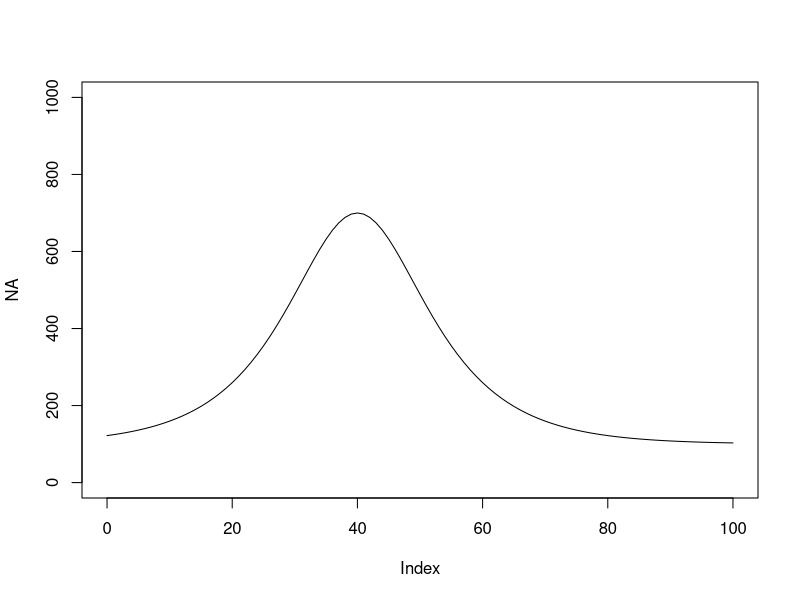
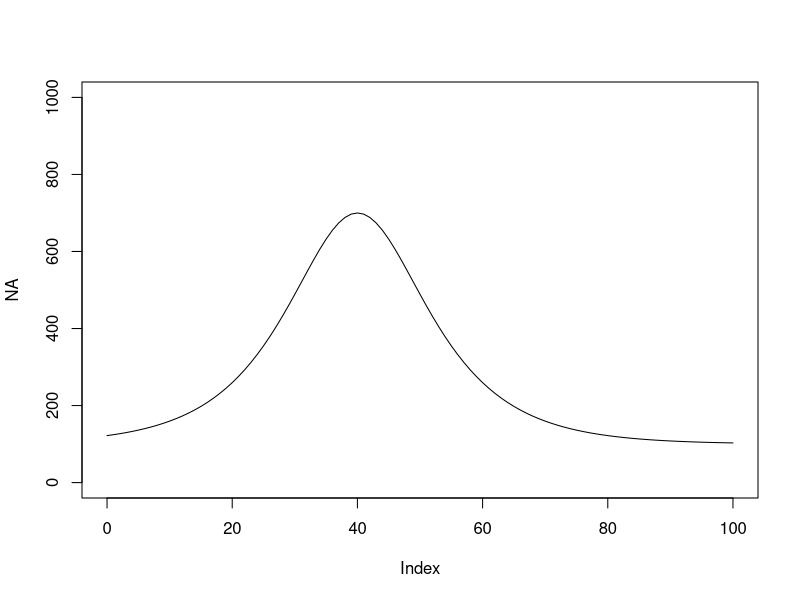
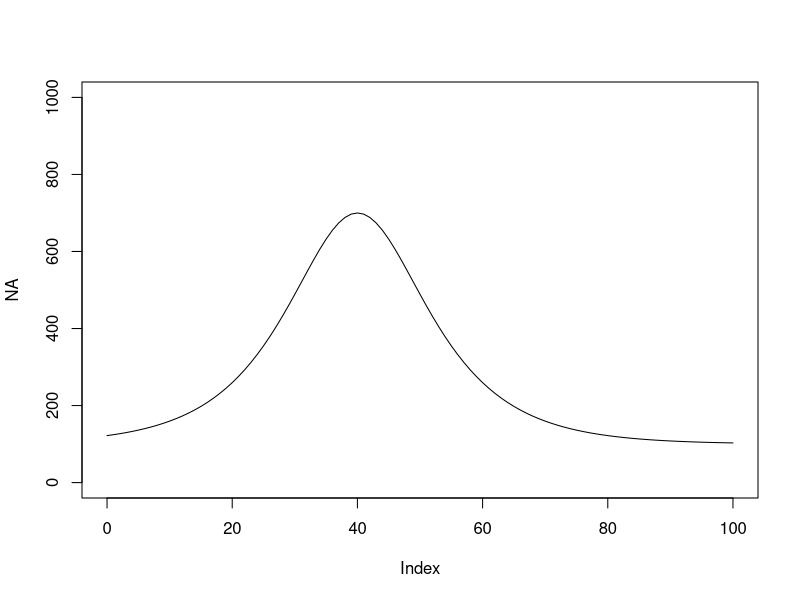
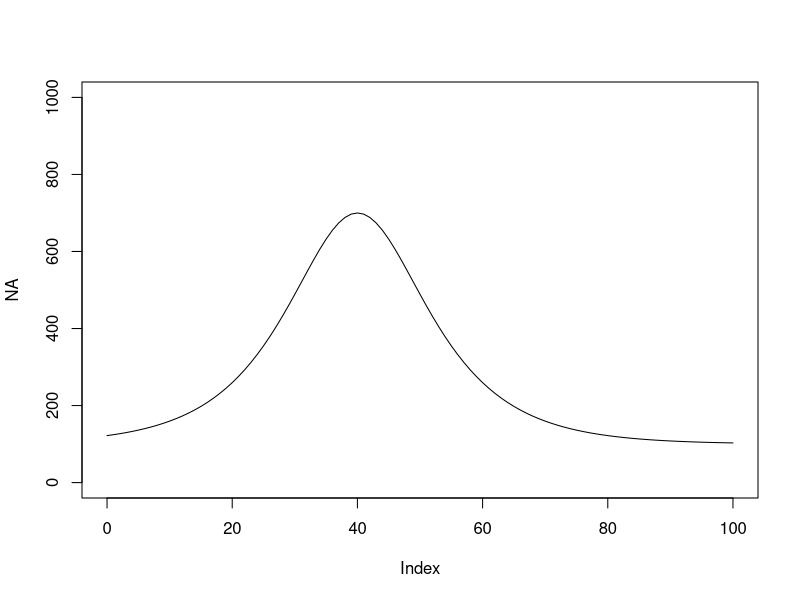
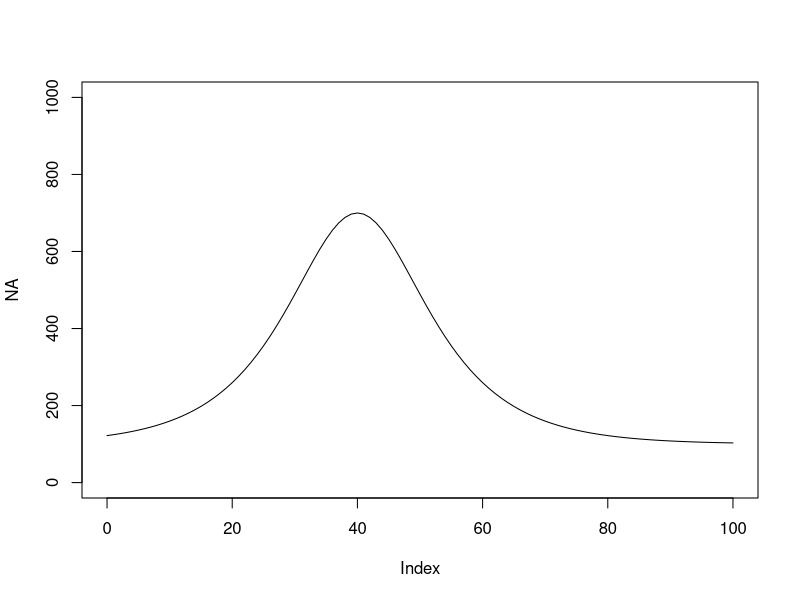
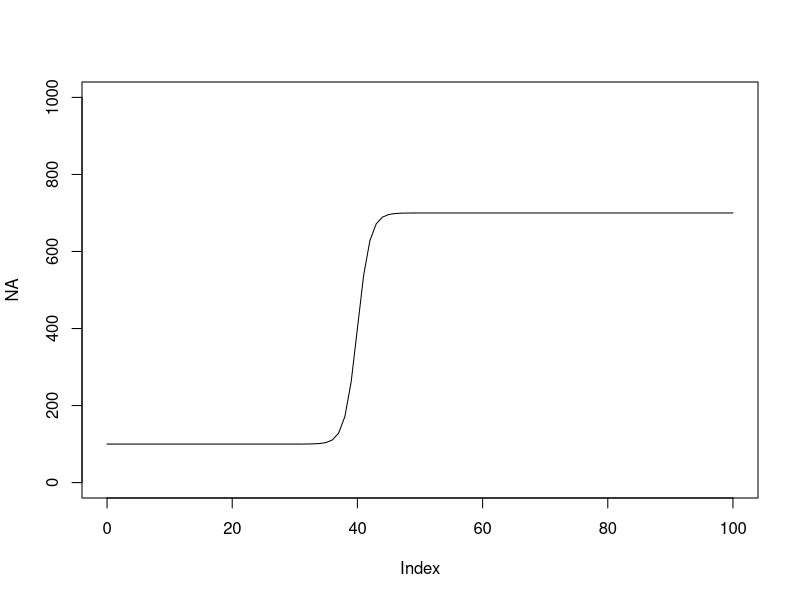
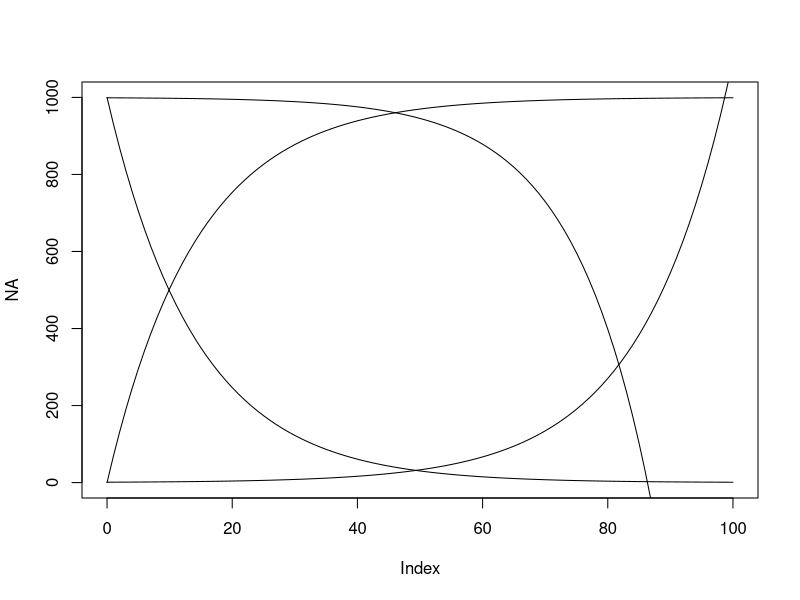
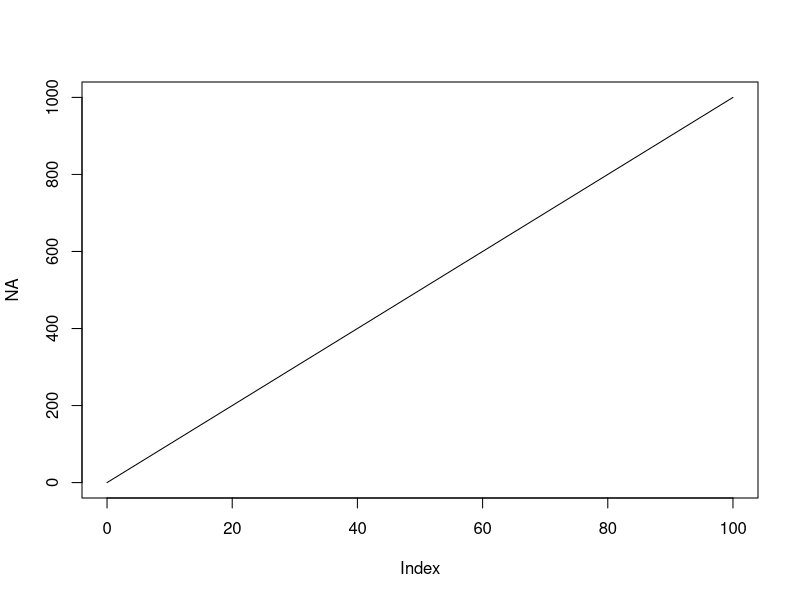

R code for these plots, in order:
##################################################################################
################################# BELL CURVES ####################################
##################################################################################

# a =  Valor base
# H =  Valor máximo do pico, excluindo "a", ou quando a = 0. (H>0  or  0<H<1  or  0<H<n)
# m =  Ponto no eixo x onde ocorrerá o pico (-Inf < m < Inf)
# s =  Largura da boca do "sino", semelhante ao desvio padrão em uma gaussiana (s > Inf)
# r =  Grau de assimetria (-1 < r < 1)
# p =  largura da parte de cima do "sino". Quão "fino" ele é. (p>0)


full_sech <- function(a, H, m, s, r, p, x){
  
  x_m <- (s/2) * log( (1+r) / (1-r)  )
  
  H_m <- exp( ( (r*p) / s) * x_m ) * (sqrt( 1-(r^2) )^p )
  
  sech <- function(x_2){
    2 / (exp(x_2) + exp(-x_2) )
  }
  
  a + (H/H_m) * exp( ( (r*p)/s ) * (x-(m-x_m)) ) * ( sech( ( (x - (m-x_m))/s ) )^p )
}


plot(NA, xlim = c(0,100), ylim = c(0,1000))
curve(full_sech(a = 100, H = 600, m = 40, s = 10, r = 0, p = 1, x), add = TRUE)


sech_symetrical_r0 <- function(a, H, m, s, p, x){
  
  x_m <- (s/2) * log( (1+0) / (1-0)  )
  
  H_m <- exp( ( (0*p) / s) * x_m ) * (sqrt( 1-(0^2) )^p )
  
  sech <- function(x_2){
    2 / (exp(x_2) + exp(-x_2) )
  }
  
  a + (H/H_m) * exp( ( (0*p)/s ) * (x-(m-x_m)) ) * ( sech( ( (x - (m-x_m))/s ) )^p )
}

plot(NA, xlim = c(0,100), ylim = c(0,1000))
curve(sech_symetrical_r0(a = 100, H = 600, m = 40, s = 10, p = 1, x), add = TRUE)


#Checagem
sech_symetrical_r0 <- function(a, H, m, s, x){
  
  sech <- function(x_2){
    2 / (exp(x_2) + exp(-x_2) )
  }
  
  a + H*( sech( (x - m)/s  ) )
}

plot(NA, xlim = c(0,100), ylim = c(0,1000))
curve(sech_symetrical_r0(a = 100, H = 600, m = 40, s = 10, x), add = TRUE)



sech_p_1 <- function(a, H, m, s, r, x){
  
  x_m <- (s/2) * log( (1+r) / (1-r)  )
  
  H_m <- exp( ( (r*1) / s) * x_m ) * (sqrt( 1-(r^2) )^1 )
  
  sech <- function(x_2){
    2 / (exp(x_2) + exp(-x_2) )
  }
  
  a + (H/H_m) * exp( ( (r*1)/s ) * (x-(m-x_m)) ) * ( sech( ( (x - (m-x_m))/s ) )^1 )
}


plot(NA, xlim = c(0,100), ylim = c(0,1000))
curve(sech_p_1(a = 100, H = 600, m = 40, s = 10, r = 0, x), add = TRUE)



sech_symetrical_p_1_r0 <- function(a, H, m, s, x){
  
  x_m <- (s/2) * log( (1+0) / (1-0)  )
  
  H_m <- exp( ( (0*1) / s) * x_m ) * (sqrt( 1-(0^2) )^1 )
  
  sech <- function(x_2){
    2 / (exp(x_2) + exp(-x_2) )
  }
  
  a + (H/H_m) * exp( ( (0*1)/s ) * (x-(m-x_m)) ) * ( sech( ( (x - (m-x_m))/s ) )^1 )
}


plot(NA, xlim = c(0,100), ylim = c(0,1000))
curve(sech_symetrical_p_1_r0(a = 100, H = 600, m = 40, s = 10,  x), add = TRUE)



##################################################################################
################################# SIGMOID CURVES #################################
##################################################################################

# a =  Valor base
# H =  Valor máximo da curva excluindo "a", ou quando a = 0. (H>0  or  0<H<1  or  0<H<n)
# m =  Ponto de inflexão da curva (-Inf < m < Inf)
# w =  raxa de mudança de um estágio para o outro (-Inf < w < Inf) (Talvez seja melhor entre 1 e -1)

hofII <- function(a, H, m, w, x){
  a + H*( 1 / (1 + exp( -w*(x-m) ) ) )
}


plot(NA, xlim = c(0,100), ylim = c(0,1000))
curve(hofII(a = 100, H = 600, m = 40, w  =  1, x), add = TRUE)

##################################################################################
################################# EXPONENCIAL ####################################
##################################################################################


expotential <- function(a, b, c, x){
  a + b*exp(c*x)
}

plot(NA, xlim = c(0,100), ylim = c(0,1000))
curve(expotential(a = 0, b = 1, c = 0.07, x), add = TRUE)
curve(expotential(a = 1000, b = -1, c = 0.08, x), add = TRUE)


curve(expotential(a = 0, b = 1000, c = -0.07, x), add = TRUE)
curve(expotential(a = 1000, b = -1000, c = -0.07, x), add = TRUE)



##################################################################################
################################# EXPONENCIAL ####################################
##################################################################################


linear <- function(a, b, x){
  a + b*x
}

plot(NA, xlim = c(0,100), ylim = c(0,1000))
curve(linear(a = 0, b = 10, x), add = TRUE)




##################################################################################
################################# SIGMOID CURVES #################################
##################################################################################

# a =  Valor base
# H =  Valor máximo da curva excluindo "a", ou quando a = 0. (H>0  or  0<H<1  or  0<H<n)
# m =  Ponto de inflexão da curva (-Inf < m < Inf)
# w =  raxa de mudança de um estágio para o outro (-Inf < w < Inf) (Talvez seja melhor entre 1 e -1)

hofV <- function(a, H, m, w1, w2, k, x){
  
  Hof <- ( 1 / (1 + exp( -w1*( x-(m - k) ) ) ) ) * ( 1 / (1 + exp( w2*( x-(m + k) ) ) ) )
  
  ## --- Find maximum H
  ## Lower limit of mode location
  x0 <- (m-k) - 2/(w1 + 0.01)
  ## Upper limit of mode location
  x1 <- (m+k) + 2/(w2 + 0.01)
  ## Range of x values
  xx <- c(seq(x0,x1, length.out=length(x)), m)
  ## Create component curves
  zz1 <- w1*(xx - (m - k))
  zz2 <- w2*(xx - (m + k))
  ## Calculate HOF
  Hof2 <- ( 1/(1 + exp(-zz1)) ) * ( 1/(1 + exp(zz2)) )
  ## H mode
  H_mode=max(Hof2)
  
  ## Calculate mean of HOF function
  a + (H/H_mode) * Hof
  
}


plot(NA, xlim = c(0,100), ylim = c(0,1000))
curve(hofV(a = 0, H = 400, m = 40, w1  =  0.1, w2 = 0.1, k = 50, x), add = TRUE)



##################################################################


quadratica <- function(a, b, c, x){
  exp(a + b*x + c*x^2)
}

plot(NA, xlim = c(-100,100), ylim = c(0,2000))
curve(quadratica(a = 6.5, b = -0.01, c = -0.0013, x), add = TRUE)

curve(quadratica(a = 6.5, b = -0.00001, c = 0.0003, x), add = TRUE)



